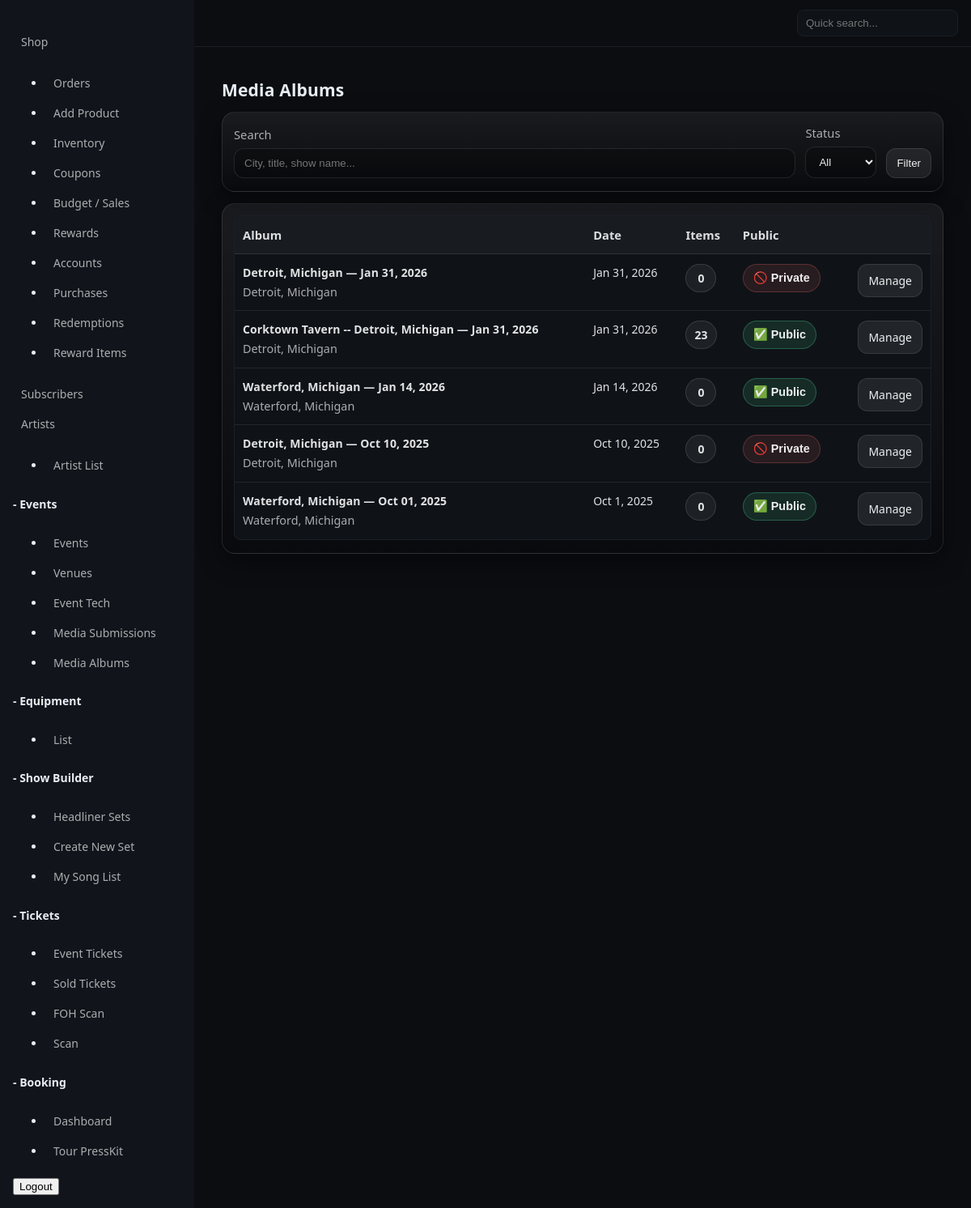
The app's page /control/media/albums/ (signed in) with its own data.
### pages/models.py (models this page shows, shortened)
class MediaAlbum(models.Model):
    title = models.CharField(max_length=200)
    slug = models.SlugField(max_length=220, unique=True, blank=True)
    show = models.ForeignKey(
        "events.Event",
        null=True,
        blank=True,
        on_delete=models.SET_NULL,
        related_name="media_album"
    )
    city = models.CharField(max_length=120, blank=True)
    state = models.CharField(max_length=10, blank=True)
    date = models.DateField(null=True, blank=True)
    is_public = models.BooleanField(default=True)
    sort = models.PositiveIntegerField(default=0)
    cover_item = models.ForeignKey(
        "MediaItem",
        null=True, blank=True,
        on_delete=models.SET_NULL,
        related_name="cover_for_albums"
    )
    class Meta:
        ordering = ["sort", "-date", "-id"]

### controlpanel/views/control_panel.py (the view, shortened to what this page needs)
# urls.py: path("media/albums/", views.media_albums_list, name="media_albums_list"),
@is_super
def media_albums_list(request):
    q = (request.GET.get("q") or "").strip()
    status = (request.GET.get("status") or "all").strip()  # all/public/private
    qs = (MediaAlbum.objects
          .select_related("show", "cover_item")
          .annotate(item_count=Count("items"))
          .order_by("-date", "-id"))
    if status == "public":
        qs = qs.filter(is_public=True)
    elif status == "private":
        qs = qs.filter(is_public=False)
    return render(request, "controlpanel/media_albums_list.html", {
        "albums": qs[:500],
        "q": q,
        "status": status,
    })

### templates/controlpanel/media_albums_list.html (shortened to what this page needs)
{% extends "controlpanel/dashboard.html" %}{% load static %}
{% block head %}
    <link rel="stylesheet" href="{% static 'css/media_albums_list.css' %}">
{% endblock %}
{% block content %}
<div class="page">
    <h1>Media Albums</h1>
    <form method="get" class="card" style="margin:10px 0 14px;">
        <div class="filters">
            <div class="field">
                <label class="muted">Search</label>
                <input type="text" name="q" value="{{ q }}" placeholder="City, title, show name...">
            </div>
            <div>
                <label class="muted">Status</label>
                <select name="status">
                    <option value="all" {% if status == "all" %}selected{% endif %}>All</option>
                </select>
            </div>
            <div>
                <button class="btn" type="submit">Filter</button>
            </div>
        </div>
    </form>
    <div class="card">
        <table class="table">
            <thead>
                <tr>
                <th>Album</th>
                <th>Date</th>
                <th>Items</th>
                <th>Public</th>
                <th></th>
                </tr>
            </thead>
            <tbody>
            {% for a in albums %}
                <tr>
                <td>
                    <div class="album-title">{{ a.title }}</div>
                    <div class="album-meta">
                        {% if a.city %}{{ a.city }}{% endif %}{% if a.state %}, {{ a.state }}{% endif %}
                    </div>
                </td>
                <td>{% if a.date %}{{ a.date|date:"M j, Y" }}{% else %}—{% endif %}</td>
                <td><span class="count-badge">{{ a.item_count }}</span></td>
                <td>
                    <form method="post" action="{% url 'control:media_album_toggle_public' a.id %}">
                        <button class="btn ghost toggle" data-state="{% if a.is_public %}public{% else %}private{% endif %}" type="submit">
                            {% if a.is_public %}✅ Public{% else %}🚫 Private{% endif %}
                        </button>
                    </form>
                </td>
                <td style="text-align:right;">
                    <a class="btn manage-btn" href="{% url 'control:media_album_edit' a.id %}">Manage</a>
                </td>
                </tr>
            {% empty %}
                <tr><td colspan="5">No albums found.</td></tr>
            {% endfor %}
            </tbody>
        </table>
    </div>
</div>
{% endblock %}

### static/css/control.css (style rules this page uses)
:root { --bg:#0b0d11; --panel:#11151b; --ink:#e7edf3; --muted:#9eb0c2; --accent:#4fd1c5; }
* { box-sizing:border-box }
html,body { height:100% }
body { margin:0;background:var(--bg);color:var(--ink);font:14px/1.5 system-ui,-apple-system,Segoe UI,Roboto }
a { color:var(--ink);text-decoration:none }
.table { width:100%;border-collapse:collapse;background:#0f1318;border:1px solid #1a1f27;border-radius:8px;overflow:hidden }
.table th,.table td { padding:10px 12px;border-bottom:1px solid #1a1f27 }
.table th { text-align:left;color:var(--muted);font-weight:600 }
.btn { display:inline-block;padding:8px 12px;border:1px solid #1a1f27;background:#11151b;color:var(--ink);border-radius:8px }
.input, select { background:#0f1318;border:1px solid #1a1f27;color:var(--ink);padding:8px 10px;border-radius:8px }
.card { background:#0f1318;border:1px solid #1a1f27;border-radius:12px;padding:16px;margin-bottom:16px }
.muted { color:#9eb0c2; }

### static/css/media_albums_list.css (style rules this page uses)
:root { --bd: rgba(255,255,255,.10); --bd2: rgba(255,255,255,.14); --txt: rgba(255,255,255,.92); --muted: rgba(255,255,255,.65); --muted2: rgba(255,255,255,.45); --shadow: 0 10px 30px rgba(0,0,0,.45); --shadow2: 0 6px 18px rgba(0,0,0,.55); --radius: 16px; --radius2: 12px; --focus: 0 0 0 3px rgba(124,92,255,.25); }
.page { max-width: 1180px; margin: 0 auto; padding: 18px 14px 28px; }
h1 { margin: 0 0 10px; letter-spacing: .2px; }
.card { border: 1px solid var(--bd); background: linear-gradient(180deg, rgba(255,255,255,.06), rgba(0,0,0,.18)); border-radius: var(--radius); box-shadow: var(--shadow); padding: 14px 14px 16px; }
.muted { color: var(--muted); }
.filters { display:flex; gap: 12px; flex-wrap: wrap; align-items: end; }
.filters .field { flex: 1 1 260px; min-width: 220px; }
.filters label { display:block; margin: 0 0 6px; color: var(--muted); font-size: .92rem; }
.filters input[type="text"], .filters select { width: 100%; box-sizing: border-box; padding: 10px 12px; border-radius: 12px; border: 1px solid var(--bd); background: rgba(0,0,0,.22); color: var(--txt); outline: none; transition: border-color .15s ease, box-shadow .15s ease; }
.btn { border-radius: 12px; padding: 10px 12px; border: 1px solid var(--bd); background: rgba(255,255,255,.08); color: var(--txt); cursor:pointer; transition: transform .15s ease, background .15s ease, border-color .15s ease; text-decoration:none; display:inline-flex; align-items:center; gap: 8px; white-space: nowrap; }
.btn.ghost { background: transparent; }
.toggle { border-radius: 999px; padding: 8px 12px; font-weight: 700; font-size: .9rem; border: 1px solid rgba(255,255,255,.12); background: rgba(255,255,255,.06); }
.toggle[data-state="public"] { border-color: rgba(90,255,170,.25); background: rgba(90,255,170,.10); }
.toggle[data-state="private"] { border-color: rgba(255,110,110,.25); background: rgba(255,110,110,.10); }
.table { width: 100%; border-collapse: separate; border-spacing: 0; overflow:hidden; }
.table thead th { text-align:left; font-weight: 800; color: rgba(255,255,255,.85); font-size: .92rem; padding: 12px 10px; border-bottom: 1px solid rgba(255,255,255,.10); background: rgba(255,255,255,.04); }
.table tbody td { padding: 12px 10px; border-bottom: 1px solid rgba(255,255,255,.08); vertical-align: top; color: rgba(255,255,255,.88); }
.table tbody tr:last-child td { border-bottom: 0; }
.album-title { font-weight: 800; letter-spacing: .1px; }
.album-meta { margin-top: 3px; color: var(--muted); font-size: .9rem; }
.count-badge { display:inline-flex; align-items:center; justify-content:center; min-width: 38px; padding: 6px 10px; border-radius: 999px; border: 1px solid rgba(255,255,255,.12); background: rgba(255,255,255,.06); font-weight: 800; }
.manage-btn { padding: 9px 12px; }

### records on screen
MediaAlbum: title "Detroit, Michigan — Jan 31, 2026", city "Detroit", state "Michigan", date "Jan 31, 2026", item_count "0", is_public "🚫 Private"
MediaAlbum: title "Corktown Tavern -- Detroit, Michigan — Jan 31, 2026", city "Detroit", state "Michigan", date "Jan 31, 2026", item_count "23", is_public "✅ Public"
MediaAlbum: title "Waterford, Michigan — Jan 14, 2026", city "Waterford", state "Michigan", date "Jan 14, 2026", item_count "0", is_public "✅ Public"
MediaAlbum: title "Detroit, Michigan — Oct 10, 2025", city "Detroit", state "Michigan", date "Oct 10, 2025", item_count "0", is_public "🚫 Private"
MediaAlbum: title "Waterford, Michigan — Oct 01, 2025", city "Waterford", state "Michigan", date "Oct 1, 2025", item_count "0", is_public "✅ Public"
